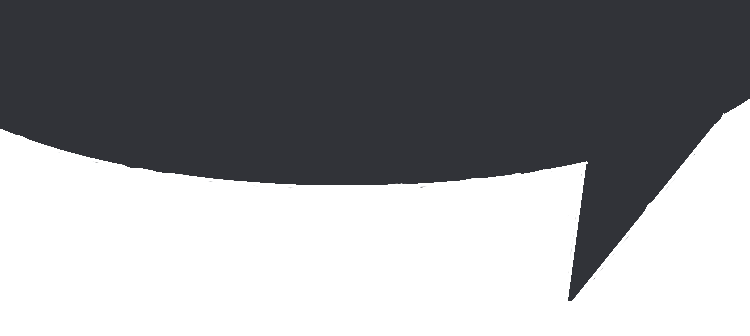
#> input picture speechbubble.png, 750 x 336 px
$ python main.py
#> lines starting #> are read from the running program, lines starting #| are printed output that depends on the picture
from PIL import Image, ImageDraw, ImageFont, ImageSequence
from moviepy.editor import VideoFileClip
import numpy as np

speech_bubble = Image.open("speechbubble.png").convert("RGBA")
#> speech_bubble is the input picture: PIL image 750x336 RGBA; mean R, G, B, A 70.5, 72.3, 76.8, 133.6
#> the answer given: 1
#> the answer given: speechbubble.png

def overlay_speech_bubble_on_image(file_name):
#> called with file_name = 'speechbubble.png'
    file_extension = file_name.lower().split(".")[-1]
    output_file_name = f"modified {file_name}"

    if file_extension in ("mp4", "mov"):
        # Process the video file
        clip = VideoFileClip(file_name)
        modified_clip = clip.fl(lambda gf, t: overlay_speech_bubble_on_frame(
            gf(t)
        ))
        modified_clip.write_videofile(
            output_file_name,
            codec="libx264",
            audio=True
        )
        print(f"Video overlay successful. Output: {output_file_name}")
    else:
        # Process the image file
        with Image.open(file_name) as im:
            # Resize the speech bubble once
            speech_bubble_resized = speech_bubble.resize(
                (im.width, im.height // 3),
                resample=Image.LANCZOS
            )
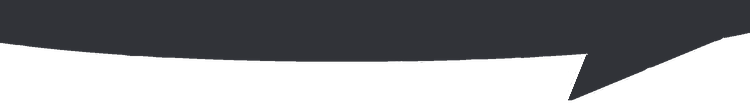
#> speech_bubble_resized: PIL image 750x112 RGBA; mean R, G, B, A 26.4, 27.5, 30.2, 133.6; transparent parts drawn white

            if im.format == "GIF":
                # Process each frame of the GIF image
                frames = []
                for frame in ImageSequence.Iterator(im):
                    frame = frame.convert("RGBA")
                    frame.paste(speech_bubble_resized, (0, 0), speech_bubble_resized)
                    frames.append(frame)

                # Save the modified GIF
                frames[0].save(
                    output_file_name,
                    save_all=True,
                    append_images=frames[1:],
                    duration=im.info.get("duration", 0),
                    loop=0
                )
                print(f"Image overlay successful. Output: {output_file_name}")
            else:
                # Overlay the speech bubble on the image
                im.paste(speech_bubble_resized, (0, 0), speech_bubble_resized)

                # Save the modified image
                im.save(output_file_name)
                print(f"Image overlay successful. Output: {output_file_name}")

# [106 lines left out: functions overlay_speech_bubble_on_frame, overlay_caption_on_image, overlay_caption_on_frame, not called in this run]

if __name__ == "__main__":
    overlay_option = int(input("Choose an option (1 for speech bubble overlay, 2 for caption image): "))

    file_name = input("Enter the file name: ")

    if overlay_option == 1:
        overlay_speech_bubble_on_image(file_name)
    elif overlay_option == 2:
        caption_text = str(input("Enter the caption: "))
        overlay_caption_on_image(file_name, caption_text)
    else:
        print("Invalid overlay option.")
